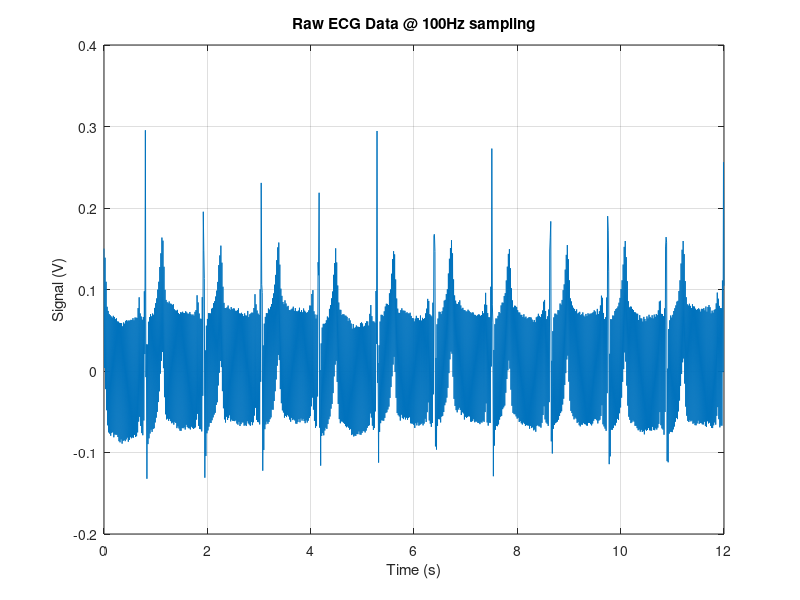
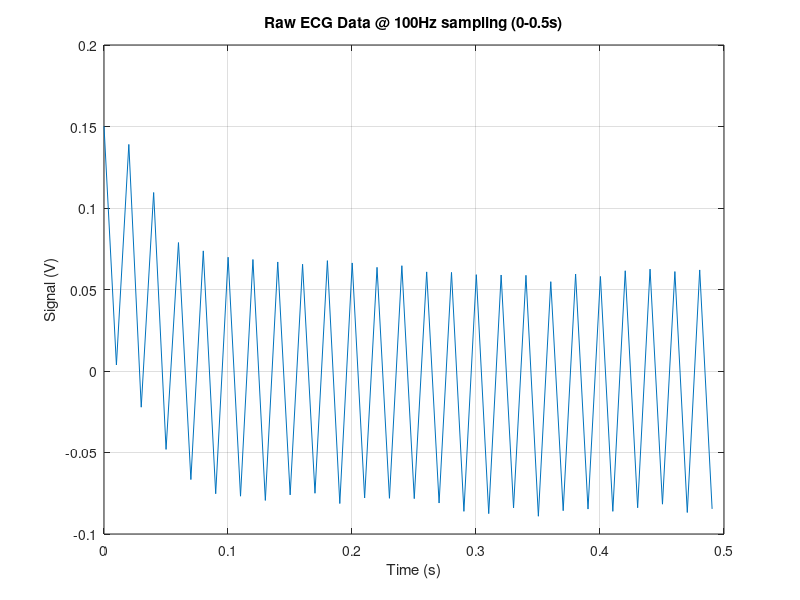
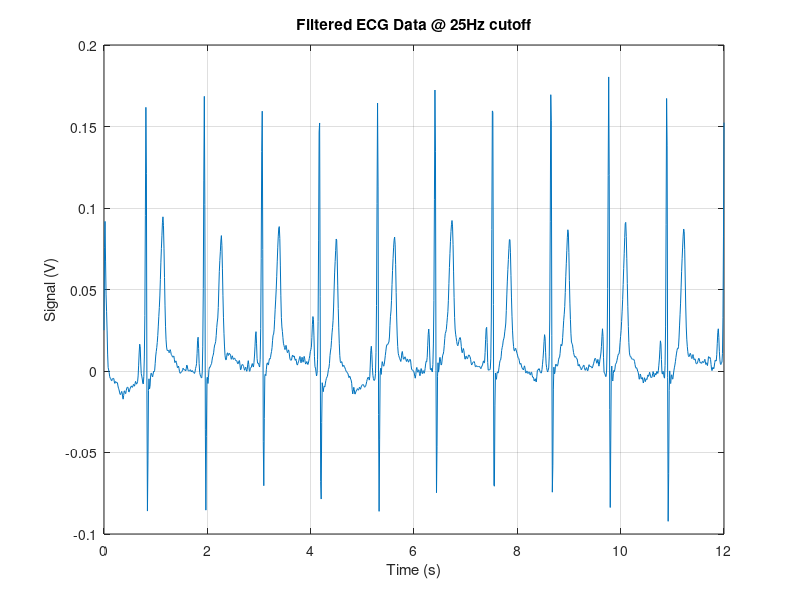
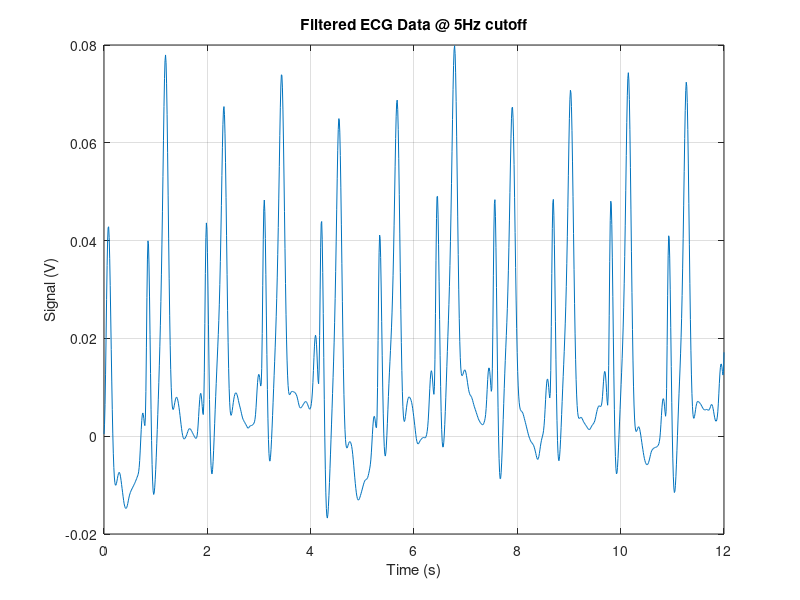

The MATLAB script that drew these images, in order: (Note: this script raises an error after producing the figures.)
clc
clear

load("ecg_gb.txt")

%% Q1
n = length(ecg_gb);

Fs = 100;

t = linspace(0, 12, n);

%% Q2

figure(1)
plot(t, ecg_gb)
grid on;
xlabel("Time (s)")
ylabel("Signal (V)")
title("Raw ECG Data @ 100Hz sampling")

%% Q3

figure(2)
plot(t(1:0.5*Fs), ecg_gb(1:0.5*Fs))
grid on;
xlabel("Time (s)")
ylabel("Signal (V)")
title("Raw ECG Data @ 100Hz sampling (0-0.5s)")

%% Q4
Fc = 25;

[b25,a25] = butter(3, Fc/(Fs/2));

disp(b25)
disp(a25)

ecg_fil25 = filter(b25, a25, ecg_gb);

figure(3)
plot(t, ecg_fil25)
grid on;
xlabel("Time (s)")
ylabel("Signal (V)")
title("Filtered ECG Data @ 25Hz cutoff")

%% Q4e

Fc = 5;

[b5,a5] = butter(3, Fc/(Fs/2))

disp(b5)
disp(a5)

ecg_fil5 = filter(b5, a5, ecg_gb);

figure(4)
plot(t, ecg_fil5)
grid on;
xlabel("Time (s)")
ylabel("Signal (V)")
title("Filtered ECG Data @ 5Hz cutoff")

%% Q5

[h25,w25] = freqz(b25, a25, n);

gain25 = abs(h25);

f = linspace(0, Fs/2, n);

figure(5)
plot(f, gain25)
hold on
yline(0.5)
xline(27.9)
grid on;
xlabel("Frequency (Hz)")
ylabel("Normalised Gain")
title("Frequency Response Of 3rd Order Butterworth Filter, Fc = 25 Hz")

%% Q5c

[h5,w5] = freqz(b5, a5, n);

gain5 = abs(h5);

figure(6)
plot(f, gain25)
grid on;
xlabel("Frequency (Hz)")
ylabel("Normalised Gain")
title("Frequency Response Of 3rd Order Butterworth Filters")
hold on;
plot(f, gain5)
yline(0.5)
xline(27.9)
xline(6)
legend("Fc = 25 Hz", "Fc = 5 Hz")

%% Q6

f = linspace(0, Fs/2, 512);

amp = fft(ecg_fil25(1:1024,1));
ampdB = 20*log10(abs(amp));

hold off;
figure(7)
plot(f, ampdB(1:512))
grid on;
xlabel("Frequency (Hz)")
ylabel("Relative Power Level (dB)")
title("Filtered ECG Spectrum @ Fc = 25 Hz")

%% Q6d

f = linspace(0, Fs/2, 35);

amp = fft(ecg_fil25(61:130,1));
ampdB = 20*log10(abs(amp));

figure(8)
subplot(2,1,1)
plot(t(61:130), ecg_fil25(61:130))
grid on;
xlabel("Time (s)")
ylabel("Signal (V)")
title("Filtered Single Heartbeat @ 25Hz cutoff")
subplot(2,1,2)
plot(f, ampdB(1:35))
grid on;
xlabel("Frequency (Hz)")
ylabel("Relative Power Level (dB)")
title("Filtered Single Heartbeat Spectrum @ Fc = 25 Hz")